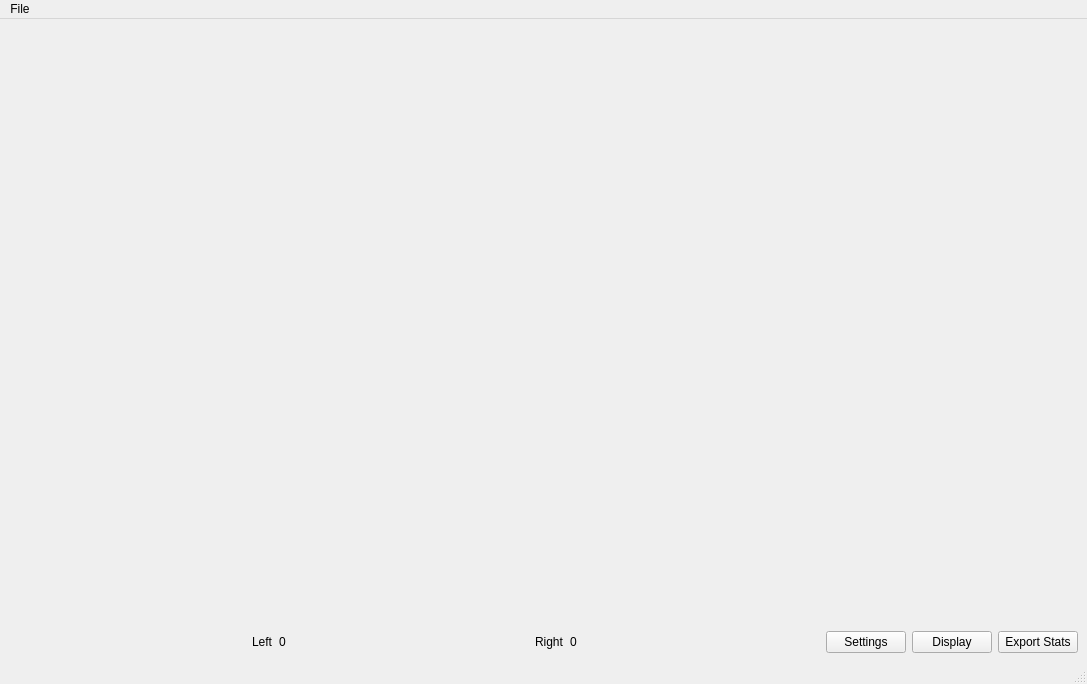
<?xml version="1.0" encoding="UTF-8"?>
<ui version="4.0">
 <class>MainWindow</class>
 <widget class="QMainWindow" name="MainWindow">
  <property name="geometry">
   <rect>
    <x>0</x>
    <y>0</y>
    <width>1087</width>
    <height>684</height>
   </rect>
  </property>
  <property name="windowTitle">
   <string>MainWindow</string>
  </property>
  <widget class="QWidget" name="centralwidget">
   <layout class="QGridLayout" name="gridLayout">
    <item row="0" column="0">
     <widget class="QLabel" name="videoPlayer">
      <property name="sizePolicy">
       <sizepolicy hsizetype="Expanding" vsizetype="Expanding">
        <horstretch>0</horstretch>
        <verstretch>0</verstretch>
       </sizepolicy>
      </property>
      <property name="text">
       <string/>
      </property>
     </widget>
    </item>
    <item row="1" column="0">
     <layout class="QHBoxLayout" name="horizontalLayout_11">
      <item>
       <spacer name="horizontalSpacer_2">
        <property name="orientation">
         <enum>Qt::Horizontal</enum>
        </property>
        <property name="sizeHint" stdset="0">
         <size>
          <width>40</width>
          <height>20</height>
         </size>
        </property>
       </spacer>
      </item>
      <item>
       <widget class="QLabel" name="label_3">
        <property name="text">
         <string>Left</string>
        </property>
       </widget>
      </item>
      <item>
       <widget class="QLabel" name="totalLeft">
        <property name="text">
         <string>0</string>
        </property>
       </widget>
      </item>
      <item>
       <spacer name="horizontalSpacer_3">
        <property name="orientation">
         <enum>Qt::Horizontal</enum>
        </property>
        <property name="sizeHint" stdset="0">
         <size>
          <width>40</width>
          <height>20</height>
         </size>
        </property>
       </spacer>
      </item>
      <item>
       <widget class="QLabel" name="label">
        <property name="text">
         <string>Right</string>
        </property>
       </widget>
      </item>
      <item>
       <widget class="QLabel" name="totalRight">
        <property name="text">
         <string>0</string>
        </property>
       </widget>
      </item>
      <item>
       <spacer name="horizontalSpacer">
        <property name="orientation">
         <enum>Qt::Horizontal</enum>
        </property>
        <property name="sizeHint" stdset="0">
         <size>
          <width>40</width>
          <height>20</height>
         </size>
        </property>
       </spacer>
      </item>
      <item>
       <widget class="QPushButton" name="previewBtn">
        <property name="text">
         <string>Settings</string>
        </property>
       </widget>
      </item>
      <item>
       <widget class="QPushButton" name="displayButton">
        <property name="text">
         <string>Display</string>
        </property>
       </widget>
      </item>
      <item>
       <widget class="QPushButton" name="exportBtn">
        <property name="text">
         <string>Export Stats</string>
        </property>
       </widget>
      </item>
     </layout>
    </item>
   </layout>
  </widget>
  <widget class="QMenuBar" name="menubar">
   <property name="geometry">
    <rect>
     <x>0</x>
     <y>0</y>
     <width>1087</width>
     <height>21</height>
    </rect>
   </property>
   <widget class="QMenu" name="menuFile">
    <property name="title">
     <string>File</string>
    </property>
    <addaction name="loadVideo"/>
   </widget>
   <addaction name="menuFile"/>
  </widget>
  <widget class="QStatusBar" name="statusbar"/>
  <action name="loadVideo">
   <property name="text">
    <string>Load Video</string>
   </property>
  </action>
 </widget>
 <resources/>
 <connections/>
</ui>
